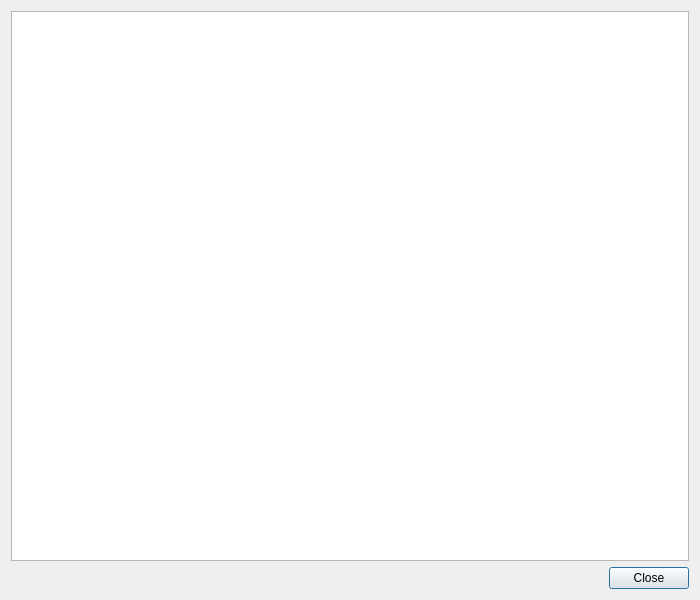
<?xml version="1.0" encoding="UTF-8"?>
<ui version="4.0">
 <class>RulesDialog</class>
 <widget class="QDialog" name="RulesDialog">
  <property name="geometry">
   <rect>
    <x>0</x>
    <y>0</y>
    <width>700</width>
    <height>600</height>
   </rect>
  </property>
  <property name="windowTitle">
   <string>Rules</string>
  </property>
  <layout class="QVBoxLayout" name="verticalLayout">
   <item>
    <widget class="QTextBrowser" name="textBrowser">
     <property name="openExternalLinks">
      <bool>false</bool>
     </property>
    </widget>
   </item>
   <item>
    <layout class="QHBoxLayout" name="horizontalLayout">
     <item>
      <spacer name="horizontalSpacer">
       <property name="orientation">
        <enum>Qt::Orientation::Horizontal</enum>
       </property>
       <property name="sizeHint" stdset="0">
        <size>
         <width>40</width>
         <height>20</height>
        </size>
       </property>
      </spacer>
     </item>
     <item>
      <widget class="QPushButton" name="buttonClose">
       <property name="text">
        <string>Close</string>
       </property>
       <property name="fixedWidth">
        <number>120</number>
       </property>
      </widget>
     </item>
    </layout>
   </item>
  </layout>
 </widget>
 <resources/>
 <connections/>
</ui>
